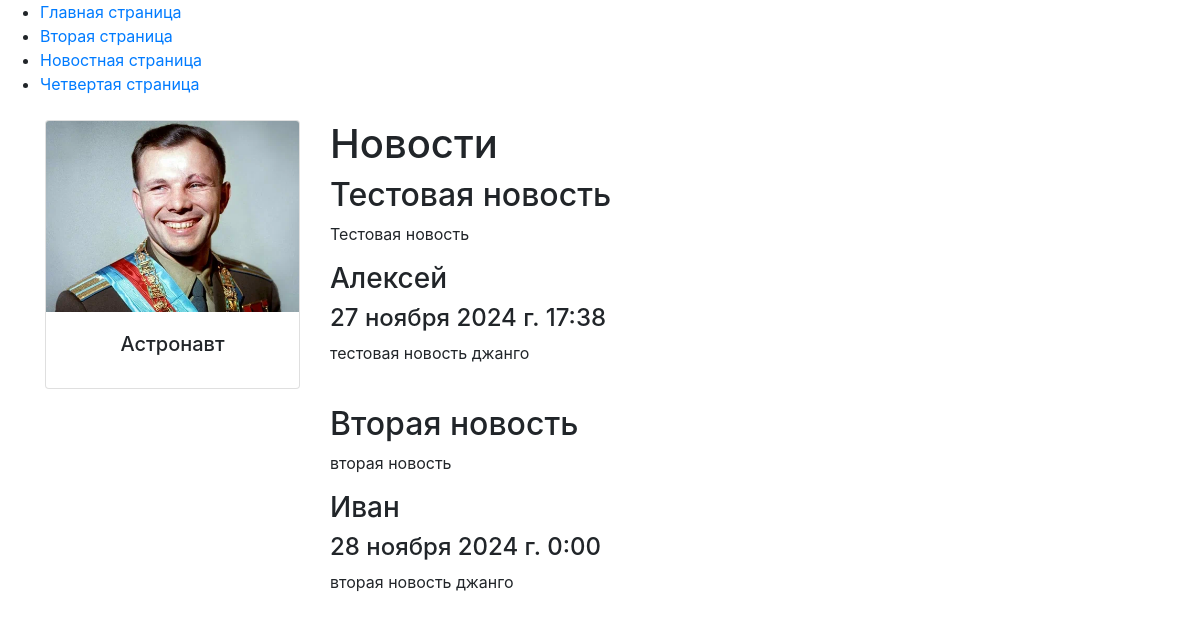
Page /news/ on the committed database.
### news/models.py (models this page shows, shortened)
class News_post(models.Model):
    title = models.CharField('Название новости', max_length=50)
    short_description = models.CharField('Краткое описание новости', max_length=200)
    text = models.TextField('Новость')
    pub_date = models.DateTimeField('Дата публикации')
    autor = models.CharField('Автор', max_length=50)
    class Meta:
        verbose_name = 'Новость'
        verbose_name_plural = 'Новости'

### news/views.py (the view)
# urls.py: path('', views.index, name='home' ),
def home(request):
	news = News_post.objects.all()
	return render(request, 'news/news.html', {'news': news})

### news/templates/news/news.html (shortened to what this page needs)
{% extends 'main/layout.html' %}
{% block content %}
<h1>Новости</h1>
{% for new in news %}
	<div>
		<h2> {{ new.title }} </h2>
		<p> {{ new.short_description }} </p>
        <h3> {{ new.autor }} </h3>
        <h4> {{ new.pub_date }} </h4>
        <p> {{ new.text }} </p>
        <br>
	</div>
{% endfor %}
{% endblock %}

### main/templates/main/layout.html (shortened to what this page needs)
{% load static %}
<!DOCTYPE html>
<html lang="en">
<head>
    <link href="https://stackpath.bootstrapcdn.com/bootstrap/4.5.2/css/bootstrap.min.css" rel="stylesheet">
    <link rel="stylesheet" href="{% static 'main/css/main.css' %}">
</head>
<body>
    {% include 'main/nav.html' %}
    <div class="container mt-4">
        <div class="row">
            <aside class="col-md-3">
                <div class="card mb-4">
                    <img src="{% static 'main/img/gagarin.png' %}" alt="Гагарин" class="card-img-top" width="200px">
                    <div class="card-body text-center">
                        <h5 class="card-title">Астронавт</h5>
                    </div>
                </div>
            </aside>
            <main class="col-md-9">
                {% block content %}{% endblock %}
            </main>
        </div>
    </div>
</body>
</html>

### main/templates/main/nav.html
<Ul>
    <li><a href="{% url 'home' %}">Главная страница</a></Li>
    <li><a href="{% url 'page2' %}">Вторая страница</a></Li>
    <li><a href="{% url 'news_home' %}">Новостная страница</a></Li>
    <li><a href="{% url 'page4' %}">Четвертая страница</a></Li>
</ul>

### main/static/main/css/main.css (style rules this page uses)
body { background-color: white; }

### rows in the picture
News_post: title "Тестовая новость", short_description "Тестовая новость", autor "Алексей", pub_date "27 ноября 2024 г. 17:38", text "тестовая новость джанго"
News_post: title "Вторая новость", short_description "вторая новость", autor "Иван", pub_date "28 ноября 2024 г. 0:00", text "вторая новость джанго"
